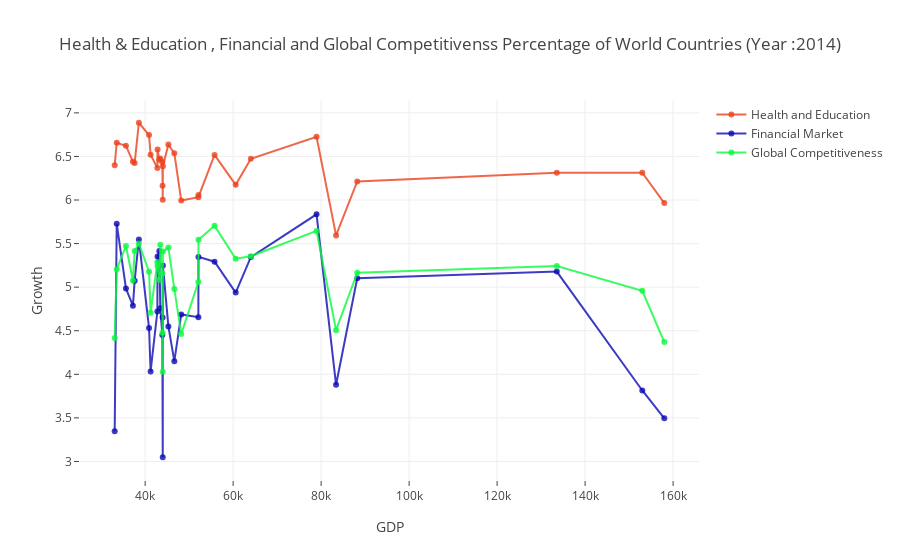

Notebook code for this chart:
### Code cell
# Creating trace1
trace1 = go.Scatter(
                    x = data_2014.GDP.head(30),
                    y = data_2014['4th_pillar_Health_and_primary_education'],
                    mode = "lines+markers",
                    name = "Health and Education",
                    marker = dict(color = 'rgba(235,66,30, 0.8)'),
                    text= data_2014.Country)
# Creating trace2
trace2 = go.Scatter(
                    x = data_2014.GDP.head(30),
                    y = data_2014['8th_pillar_Financial_market_development'],
                    mode = "lines+markers",
                    name = "Financial Market",
                    marker = dict(color = 'rgba(10,10,180, 0.8)'),
                    text= data_2014.Country)
# Creating trace3
trace3 = go.Scatter(
                    x = data_2014.GDP.head(30),
                    y = data_2014['Global_Competitiveness_Index'],
                    mode = "lines+markers",
                    name = "Global Competitiveness",
                    marker = dict(color = 'rgba(10,250,60, 0.8)'),
                    text= data_2014.Country)


z = [trace1, trace2,trace3]
layout = dict(title = 'Health & Education , Financial and Global Competitivenss Percentage of World Countries (Year :2014)',
              xaxis= dict(title= 'GDP',ticklen= 5,zeroline= False),
              yaxis= dict(title= 'Growth',ticklen= 5,zeroline= False),
             )
fig = dict(data = z, layout = layout)
iplot(fig)

### Figure 1 — Plotly figure (JSON) as saved in the notebook; plotly's stock layout.template omitted (floating-point values rounded to 4 significant figures; data arrays with more than 128 entries replaced by an {"elided": "..."} marker saying what was removed)
{"data": [{"marker": {"color": "rgba(235,66,30, 0.8)"}, "mode": "lines+markers", "name": "Health and Education", "text": {"elided": "139 str values"}, "type": "scatter", "uid": "e34d6d2c-1991-4548-ae3b-2e5a71be0323", "x": [158000, 153000, 133563, 88203, 83394, 78958, 64020, 60578, 55776, 52118, 52096, 48201, 46633, 45281, 44029, 44000, 43963, 43906, 43444, 43219, 42817, 42777, 41237, 40885, 38569, 37614, 37218, 35635, 33538, 33078], "y": {"elided": "139 float values"}}, {"marker": {"color": "rgba(10,10,180, 0.8)"}, "mode": "lines+markers", "name": "Financial Market", "text": {"elided": "139 str values"}, "type": "scatter", "uid": "ca910726-782b-4bee-be7b-1ec49efe9298", "x": [158000, 153000, 133563, 88203, 83394, 78958, 64020, 60578, 55776, 52118, 52096, 48201, 46633, 45281, 44029, 44000, 43963, 43906, 43444, 43219, 42817, 42777, 41237, 40885, 38569, 37614, 37218, 35635, 33538, 33078], "y": {"elided": "139 float values"}}, {"marker": {"color": "rgba(10,250,60, 0.8)"}, "mode": "lines+markers", "name": "Global Competitiveness", "text": {"elided": "139 str values"}, "type": "scatter", "uid": "31bbe723-2bcc-439b-ac13-5c3c14fc9f80", "x": [158000, 153000, 133563, 88203, 83394, 78958, 64020, 60578, 55776, 52118, 52096, 48201, 46633, 45281, 44029, 44000, 43963, 43906, 43444, 43219, 42817, 42777, 41237, 40885, 38569, 37614, 37218, 35635, 33538, 33078], "y": {"elided": "139 float values"}}], "layout": {"title": {"text": "Health & Education , Financial and Global Competitivenss Percentage of World Countries (Year :2014)"}, "xaxis": {"ticklen": 5, "title": {"text": "GDP"}, "zeroline": false}, "yaxis": {"ticklen": 5, "title": {"text": "Growth"}, "zeroline": false}}}
